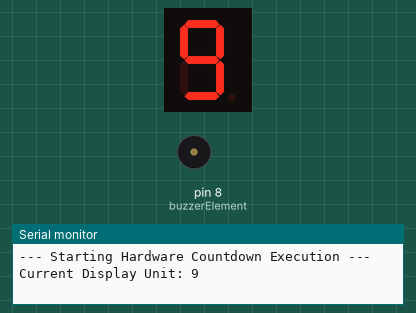
This sketch was run on a simulated Arduino Uno, built with avr-gcc and run on an emulated ATmega328P. Shown: 1-digit seven-segment display, buzzer (waves = sounding), the last lines printed to the serial monitor. Wiring (inferred from the names in the program): 1-digit 7-segment display, segments lit when HIGH: segments pin 2, pin 3, pin 4, pin 5, pin 6, pin 7, pin 9. The segment pins are drawn as the display they are named for.

Above: at 0.2 s.
At 4.2 s:
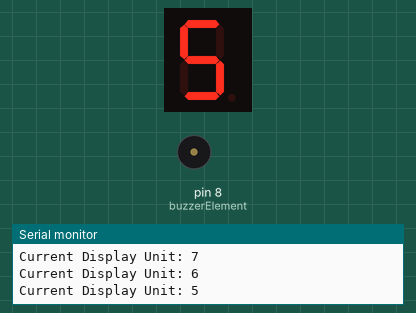
At 9.1 s:
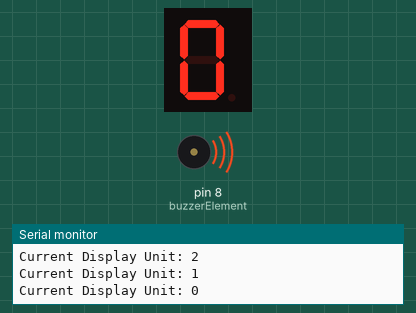
At 10.1 s:
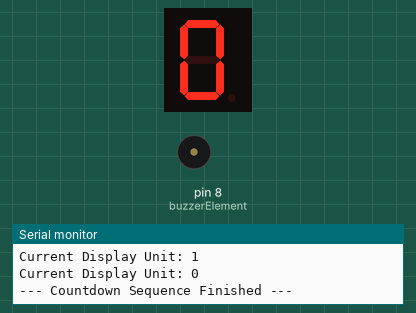
Timing chart, 0 to 11.6 s (numbered marks = the images above):
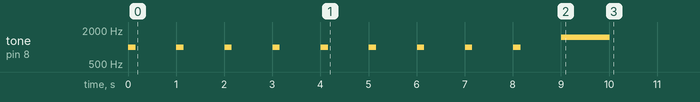

The sketch:

Arduino_assignment2.ino
```cpp
const int buzzerElement = 8;


const int displayPins[] = {2, 3, 4, 5, 6, 7, 9};
const int totalSegments = 7;


const byte segmentMatrix[10][7] = {
  {1, 1, 1, 1, 1, 1, 0},
  {0, 1, 1, 0, 0, 0, 0},
  {1, 1, 0, 1, 1, 0, 1},
  {1, 1, 1, 1, 0, 0, 1},
  {0, 1, 1, 0, 0, 1, 1},
  {1, 0, 1, 1, 0, 1, 1},
  {1, 0, 1, 1, 1, 1, 1},
  {1, 1, 1, 0, 0, 0, 0},
  {1, 1, 1, 1, 1, 1, 1},
  {1, 1, 1, 1, 0, 1, 1}
};


void clearAndShowDigit(int currentDigit) {
  if (currentDigit < 0 || currentDigit > 9) return;

  for (int segment = 0; segment < totalSegments; segment++) {
    digitalWrite(displayPins[segment], segmentMatrix[currentDigit][segment]);
  }
}

void setup() {
  Serial.begin(9600);
  Serial.println("--- Starting Hardware Countdown Execution ---");


  pinMode(buzzerElement, OUTPUT);
  for (int pinIndex = 0; pinIndex < totalSegments; pinIndex++) {
    pinMode(displayPins[pinIndex], OUTPUT);
  }


  int currentCounter = 9;


  while (currentCounter >= 1) {
    Serial.print("Current Display Unit: ");
    Serial.println(currentCounter);

    clearAndShowDigit(currentCounter);
    tone(buzzerElement, 1000, 150);

    delay(1000); //
    currentCounter--;
  }


  Serial.print("Current Display Unit: ");
  Serial.println(0);
  clearAndShowDigit(0);


  tone(buzzerElement, 1500, 1000);
  delay(1000);

  Serial.println("--- Countdown Sequence Finished ---");
}

void loop() {

}
```

Measured:
- what the display in image 1 shows lasts 1.0 s, from 4.0 s to 5.0 s
